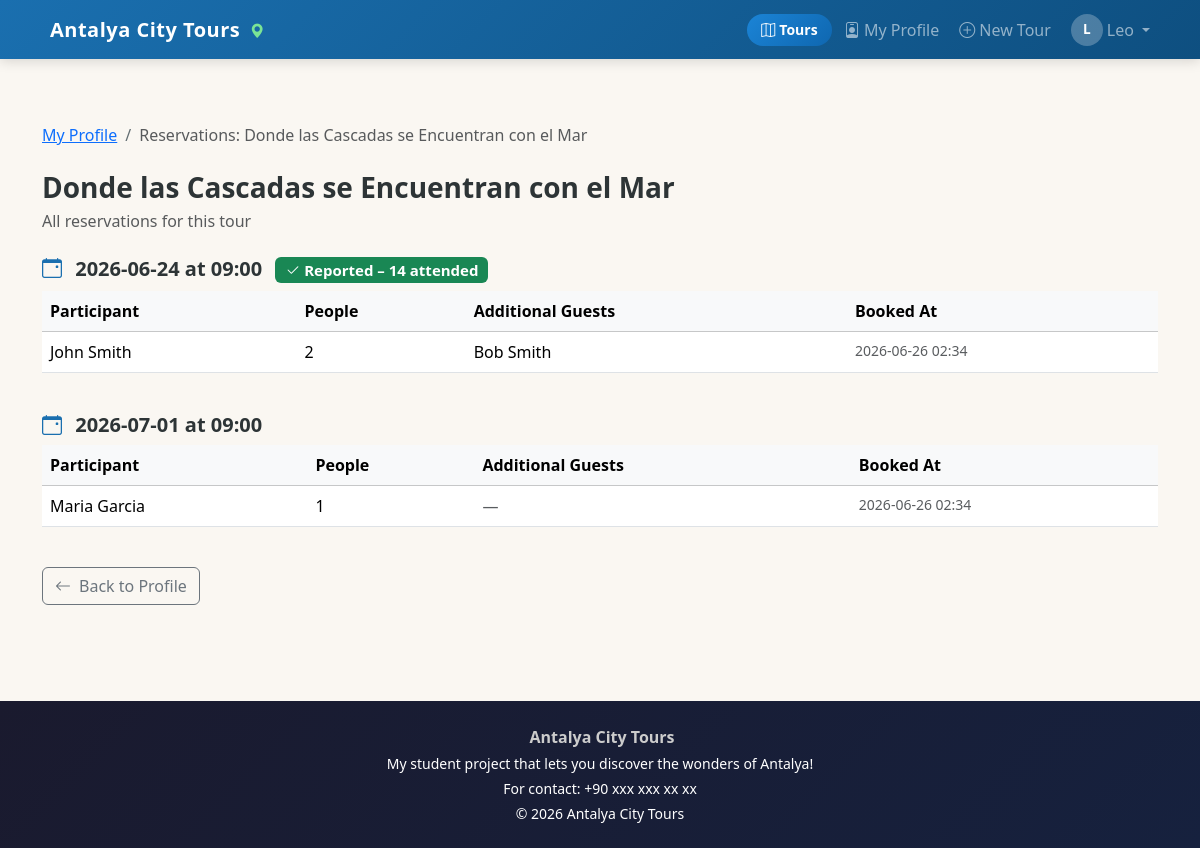
/tour/37/reservations (signed in), run on the app's committed database.
### tables this page shows
CREATE TABLE users (
            id            INTEGER PRIMARY KEY AUTOINCREMENT,
            first_name    TEXT NOT NULL,
            last_name     TEXT NOT NULL,
            email         TEXT NOT NULL UNIQUE,
            password_hash TEXT NOT NULL,
            role          TEXT NOT NULL CHECK(role IN ('guide','participant','admin'))
        );

CREATE TABLE tours (
            id               INTEGER PRIMARY KEY AUTOINCREMENT,
            title            TEXT NOT NULL,
            guide_id         INTEGER NOT NULL REFERENCES users(id),
            meeting_point    TEXT NOT NULL,
            duration         INTEGER NOT NULL,
            language         TEXT NOT NULL,
            max_participants INTEGER NOT NULL,
            description      TEXT NOT NULL,
            created_at       TIMESTAMP DEFAULT CURRENT_TIMESTAMP
        , theme TEXT NOT NULL DEFAULT 'Historical');

CREATE TABLE reservations (
            id             INTEGER PRIMARY KEY AUTOINCREMENT,
            participant_id INTEGER NOT NULL REFERENCES users(id),
            tour_id        INTEGER NOT NULL REFERENCES tours(id),
            tour_date      TEXT NOT NULL,
            start_time     TEXT NOT NULL,
            num_people     INTEGER NOT NULL DEFAULT 1,
            created_at     TIMESTAMP DEFAULT CURRENT_TIMESTAMP
        );

CREATE TABLE tour_reports (
            id                  INTEGER PRIMARY KEY AUTOINCREMENT,
            tour_id             INTEGER NOT NULL REFERENCES tours(id),
            tour_date           TEXT NOT NULL,
            actual_participants INTEGER NOT NULL,
            photo_filename      TEXT,
            reported_at         TIMESTAMP DEFAULT CURRENT_TIMESTAMP,
            UNIQUE(tour_id, tour_date)
        );

CREATE TABLE reservation_guests (
            id             INTEGER PRIMARY KEY AUTOINCREMENT,
            reservation_id INTEGER NOT NULL REFERENCES reservations(id) ON DELETE CASCADE,
            first_name     TEXT NOT NULL,
            last_name      TEXT NOT NULL
        );

### app.py (the view)
@app.route('/tour/<int:tour_id>/reservations')
@login_required
def tour_reservations(tour_id):
    if not current_user.is_guide():
        abort(403)
    db = get_db()
    tour = db.execute('SELECT * FROM tours WHERE id = ? AND guide_id = ?',
                      (tour_id, current_user.id)).fetchone()
    if not tour:
        db.close()
        abort(404)
    reservations = db.execute(
        'SELECT r.*, u.first_name || " " || u.last_name AS participant_name '
        'FROM reservations r JOIN users u ON r.participant_id = u.id '
        'WHERE r.tour_id = ? ORDER BY r.tour_date, r.start_time', (tour_id,)
    ).fetchall()
    res_data = []
    for res in reservations:
        guests = db.execute(
            'SELECT first_name, last_name FROM reservation_guests WHERE reservation_id = ?',
            (res['id'],)
        ).fetchall()
        report = db.execute(
            'SELECT * FROM tour_reports WHERE tour_id = ? AND tour_date = ?',
            (tour_id, res['tour_date'])
        ).fetchone()
        res_data.append({'res': res, 'guests': guests, 'report': report})
    db.close()
    return render_template('tour_reservations.html', tour=tour, res_data=res_data)

### app.py (called while the page is built)
def get_db():
    conn = sqlite3.connect(DATABASE)
    conn.row_factory = sqlite3.Row
    conn.execute('PRAGMA foreign_keys = ON')
    return conn

def get_csrf_token():
    if '_csrf_token' not in session:
        session['_csrf_token'] = secrets.token_hex(32)
    return session['_csrf_token']

@app.before_request
def csrf_protect():
    if request.method == 'POST':
        token = session.get('_csrf_token')
        form_token = request.form.get('_csrf_token')
        if not token or token != form_token:
            abort(403)

@app.context_processor
def inject_globals():
    return {
        'csrf_token': get_csrf_token(),
        'current_year': datetime.now().year,
        'schedule_label': schedule_label,
    }

@login_manager.user_loader
def load_user(uid):
    db = get_db()
    row = db.execute('SELECT * FROM users WHERE id = ?', (uid,)).fetchone()
    db.close()
    return User(row) if row else None

    def is_guide(self):
        return self.role == 'guide'

### templates/tour_reservations.html (shortened to what this page needs)
{% extends 'base.html' %}
{% block content %}
<div class="container py-5">
    <nav aria-label="breadcrumb" class="mb-4">
        <ol class="breadcrumb">
            <li class="breadcrumb-item"><a href="{{ url_for('guide_profile') }}">My Profile</a></li>
            <li class="breadcrumb-item active">Reservations: {{ tour['title'] }}</li>
        </ol>
    </nav>
    <h1 class="h3 fw-bold mb-1">{{ tour['title'] }}</h1>
    <p class="text-muted mb-4">All reservations for this tour</p>
    {% if res_data %}
        {% set current_date = '' %}
        {% for item in res_data %}
            {% set res = item.res %}
            {% if res['tour_date'] != current_date %}
                {% if not loop.first %}</tbody></table></div>{% endif %}
                <h2 class="h5 fw-semibold mt-4 mb-2">
                    <i class="bi bi-calendar-event text-primary me-2"></i>
                    {{ res['tour_date'] }} at {{ res['start_time'] }}
                    {% if item.report %}
                        <span class="badge bg-success ms-2">
                            <i class="bi bi-check2 me-1"></i>Reported – {{ item.report['actual_participants'] }} attended
                        </span>
                    {% endif %}
                </h2>
                <div class="table-responsive">
                <table class="table table-hover">
                    <thead class="table-light">
                        <tr>
                            <th>Participant</th>
                            <th>People</th>
                            <th>Additional Guests</th>
                            <th>Booked At</th>
                        </tr>
                    </thead>
                    <tbody>
                {% set current_date = res['tour_date'] %}
            {% endif %}
            <tr>
                <td>{{ res['participant_name'] }}</td>
                <td>{{ res['num_people'] }}</td>
                <td>
                    {% if item.guests %}
                        {% for g in item.guests %}{{ g['first_name'] }} {{ g['last_name'] }}{% if not loop.last %}, {% endif %}{% endfor %}
                    {% else %}
                        <span class="text-muted">—</span>
                    {% endif %}
                </td>
                <td class="text-muted small">{{ res['created_at'][:16] }}</td>
            </tr>
        {% endfor %}
        </tbody></table></div>
    {% else %}
        <div class="text-center py-5">
            <i class="bi bi-calendar-x display-3 text-muted"></i>
            <p class="lead mt-3 text-muted">No reservations yet for this tour.</p>
        </div>
    {% endif %}
    <a href="{{ url_for('guide_profile') }}" class="btn btn-outline-secondary mt-4">
        <i class="bi bi-arrow-left me-2"></i>Back to Profile
    </a>
</div>
{% endblock %}

### templates/base.html (shortened to what this page needs)
<!DOCTYPE html>
<html lang="en">
<head>
    <link rel="stylesheet" href="https://cdn.jsdelivr.net/npm/bootstrap@5.3.2/dist/css/bootstrap.min.css">
    <link rel="stylesheet" href="https://cdn.jsdelivr.net/npm/bootstrap-icons@1.11.3/font/bootstrap-icons.css">
    <link rel="stylesheet" href="{{ url_for('static', filename='css/style.css') }}">
</head>
<body>
<nav class="navbar navbar-expand-lg navbar-dark site-nav">
    <div class="container">
        <a class="navbar-brand" href="{{ url_for('index') }}">
            Antalya City Tours
            <i class="bi bi-geo-alt-fill ms-1 brand-extra-icon" aria-hidden="true"></i>
        </a>
        <div class="collapse navbar-collapse" id="navMain">
            <ul class="navbar-nav ms-auto align-items-lg-center gap-lg-1">
                <li class="nav-item">
                    <a class="btn btn-sm nav-pill nav-pill-tours" href="{{ url_for('index') }}">
                        <i class="bi bi-map me-1"></i>Tours
                    </a>
                </li>
                {% if current_user.is_authenticated %}
                    {% if current_user.role == 'guide' %}
                        <li class="nav-item">
                            <a class="nav-link" href="{{ url_for('guide_profile') }}">
                                <i class="bi bi-person-badge me-1"></i>My Profile
                            </a>
                        </li>
                        <li class="nav-item">
                            <a class="nav-link" href="{{ url_for('create_tour') }}">
                                <i class="bi bi-plus-circle me-1"></i>New Tour
                            </a>
                        </li>
                    {% elif current_user.role == 'participant' %}
                        <li class="nav-item">
                            <a class="nav-link" href="{{ url_for('participant_profile') }}">
                                <i class="bi bi-calendar-check me-1"></i>My Reservations
                            </a>
                        </li>
                    {% elif current_user.role == 'admin' %}
                        <li class="nav-item">
                            <a class="nav-link" href="{{ url_for('admin') }}">
                                <i class="bi bi-shield-lock me-1"></i>Admin Panel
                            </a>
                        </li>
                    {% endif %}
                    <li class="nav-item dropdown">
                        <a class="nav-link dropdown-toggle d-flex align-items-center gap-1"
                           href="#" role="button" data-bs-toggle="dropdown" aria-expanded="false">
                            <span class="avatar-circle">{{ current_user.first_name[0] }}</span>
                            {{ current_user.first_name }}
                        </a>
                    </li>
                {% endif %}
            </ul>
        </div>
    </div>
</nav>
<main>
    {% block content %}{% endblock %}
</main>
<footer class="site-footer mt-5">
    <div class="container text-center py-4">
        <p class="mb-1 fw-semibold">
            Antalya City Tours
        </p>
        <p class="small text-white mb-0">
            My student project that lets you discover the wonders of Antalya!
        </p>
        <p class="small text-white mt-1 mb-0">For contact: +90 xxx xxx xx xx</p>
        <p class="small text-white mt-1 mb-0">&copy; {{ current_year }} Antalya City Tours</p>
    </div>
</footer>
</body>
</html>

### static/css/style.css (style rules this page uses)
:root { --primary: #1a6faf; --primary-dk: #145a8e; --accent: #2f8fd6; --accent-dk: #1f74b0; --bg: #faf7f2; --text: #2d3436; --muted: #636e72; --card-bg: #ffffff; --border: #e0d9d0; --radius: 0.75rem; --shadow: 0 4px 20px rgba(0,0,0,.08); }
body { font-family: 'Segoe UI', system-ui, -apple-system, sans-serif; background-color: var(--bg); color: var(--text); }
.text-primary { color: var(--primary) !important; }
.site-nav { background: linear-gradient(135deg, var(--primary) 0%, #0e4f80 100%); box-shadow: 0 2px 12px rgba(0,0,0,.15); }
.site-nav .navbar-brand { font-size: 1.25rem; font-weight: 700; letter-spacing: .5px; }
.brand-extra-icon { color: #7be495; font-size: .9rem; vertical-align: middle; }
.site-nav .nav-link { font-weight: 500; border-radius: 0.4rem; padding: .35rem .7rem; transition: background .18s; }
.nav-pill { color: #fff !important; border: 0; border-radius: 999px; font-weight: 600; padding: .35rem .9rem; margin-left: .35rem; }
.nav-pill-tours { background: linear-gradient(135deg, #1b84d6, #0f67b0); }
.avatar-circle { display: inline-flex; align-items: center; justify-content: center; width: 32px; height: 32px; border-radius: 50%; background: rgba(255,255,255,.25); color: #fff; font-weight: 700; font-size: .85rem; text-transform: uppercase; }
.site-footer { background: linear-gradient(135deg, #1a1a2e 0%, #16213e 100%); color: #ccc; }
.breadcrumb-item + .breadcrumb-item::before { color: var(--muted); }

### data on the page
users: first_name "L", first_name "Leo"
tours: title "Donde las Cascadas se Encuentran con el Mar"
reservations: tour_date "2026-06-24", start_time "09:00", num_people "2", created_at "2026-06-26 02:34"
tour_reports: report.actual_participants "14"
reservation_guests: first_name "Bob", last_name "Smith"
reservations: tour_date "2026-07-01", start_time "09:00", num_people "1", created_at "2026-06-26 02:34"

### other printed values
{{ res['participant_name'] }} "John Smith" "Maria Garcia"
